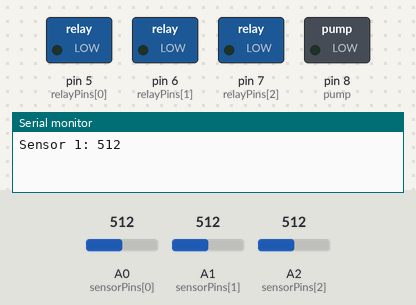
A sketch run on a simulated Arduino Uno, built with avr-gcc and run on an emulated ATmega328P. Shown: switched loads named in the sketch (green lamp = pin HIGH), the last lines printed to the serial monitor. The inputs (shaded band) are chosen by the test bench; at power-on: A1 (sensorPins[1]) = 512, A0 (sensorPins[0]) = 512, A2 (sensorPins[2]) = 512.

Above: at 1.2 s.
1.3 s: A1 (sensorPins[1]) set to 414
At 2.5 s:
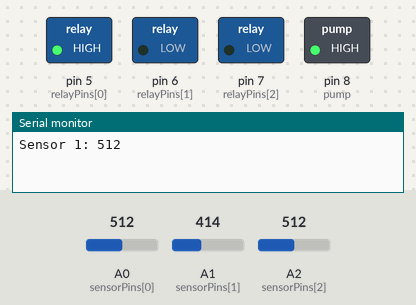
15.3 s: A1 (sensorPins[1]) set to 392
At 16.8 s:
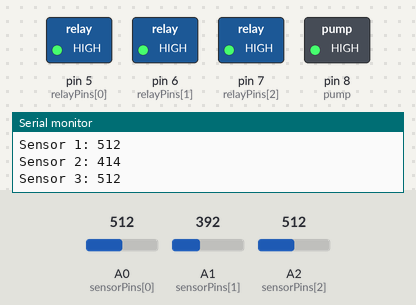
Timing chart, 0 to 18.3 s (numbered marks = the images above; inputs shaded):
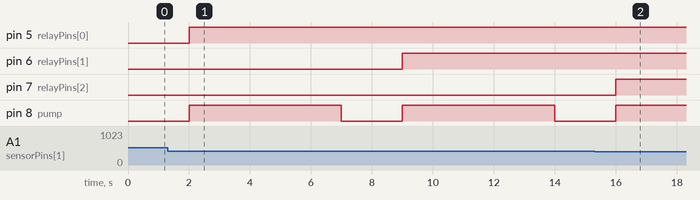

Measured:
- the behaviour switches between 400 and 399 on A1 (sensorPins[1]) (found by bisection; images 1 and 2)
- by itself, pin 8 (pump): alternates HIGH for 5.0 s and LOW for 2.0 s

The sketch:

AutoGarden.ino
```cpp
#include <Arduino.h>

int relayPins[] = { 5, 6, 7 };					//Pins used to activate the valves
int pump = 8;							//Pin for water pump
int sensorPins[] = { A0, A1, A2 };				//Pins used to measure moisture sensors
int pinCount = 3;						//Number of valve-sensor pairs in the system

void setup() {
	for (int pinInit = 0; pinInit < pinCount; pinInit++)	//Loop to designate relay pins as outputs, done to help future scaling
	{
		pinMode(relayPins[pinInit], OUTPUT);
	}
	pinMode(pump, OUTPUT);

	Serial.begin(9600);
}

void loop() {
	for (int i = 0; i < pinCount; i++)			//Loop runs through the array of sensors set up previously
	{
		Serial.print("Sensor ");			//Displays the current reading of each sensor in the serial monitor
		Serial.print(i + 1);
		Serial.print(": ");
		Serial.println(analogRead(sensorPins[i]));
		if (analogRead(sensorPins[i]) >= 400)		//Checks moisture of soil (higher = drier), range of 285-581
		{
			digitalWrite(relayPins[i], LOW);	//NOTE: the LOW and HIGH outputs may have to be switched depending
			digitalWrite(pump, LOW);		//on how you wire the circuit together.
			delay(2000);
			digitalWrite(relayPins[i], HIGH);
			digitalWrite(pump, HIGH);
			delay(5000);
		}
		else
		{
			digitalWrite(relayPins[i], HIGH);
			digitalWrite(pump, HIGH);
			delay(5000);
		}
	}
	delay(6*60*60*1000ul);					//Delays next check for 6 hours
}
```
